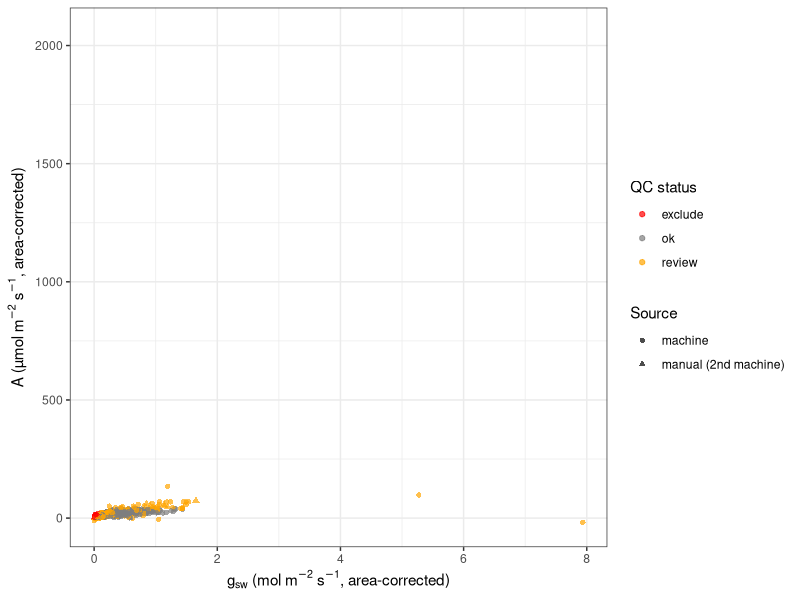

R code for this plot:
# =============================================================================
# LI-6800 QC: leaf-area correction + flagging of problematic values
#
# Input:   licor2       one row per logged observation
# Output:  licor_qc     all rows, area-corrected values (*_c) + flag columns
#          licor_clean  "exclude" rows removed, iWUE masked where unreliable
#          review_table rows needing a look, with reasons
#
# Corrected columns end in _c (A_c, E_c, Emm_c, gsw_c, gtc_c, Ci_c, Pci_c,
# CiCa_c, WUE_c). Original columns are left untouched.
# =============================================================================

# This script corrects A, E, gsw, gtc, Ci and iWUE for the actual leaf area in licor_qc.R. It then sorts each observation into “ok,” “review,” or “exclude” and lists the reason for each flag.

# How the correction works: A, E, and total conductance scale exactly by 6 / actual area, so those are rescaled directly. gsw, gtc, and Ci are then recomputed with the LI-6800 equations. The boundary-layer terms are back-calculated from each row’s own output, so the correction keeps whatever settings the machine used. Section 3 checks that the equations reproduce the machine’s logged Ci and WUE. Both differences should be near zero; if they aren’t, stop and let me know.

# Things to know before running it:
  
#   Check what area was entered on each machine. The script assumes both machines used 6 cm². If the second machine had a different area entered, the correction factor for those rows will be wrong.
# Leaves larger than 6 cm² are capped at 6, not scaled. The chamber can only hold 6 cm² of leaf, so the script treats an area over 6 as a full chamber and flags it for review.
# Leaves under 1 cm² are flagged. The correction multiplies their values more than 6×, which also magnifies measurement noise.
# iWUE will barely change after correction. A and gsw both scale with area, so the area mostly cancels out of the ratio. A and gsw themselves will change a lot.
# Thresholds are set for C3 plants. They’re grouped at the top of the script and are reasonable for Bromus. Adjust them if you have C4 species.

# The flag_summary table shows whether flags cluster on the second machine. Rows flagged “review” stay in licor_clean until you’ve looked at them in review_table.

library(dplyr)
library(tidyr)
library(ggplot2)

# ---- 1. Settings (edit these) -----------------------------------------------

# Leaf area (cm^2) the LI-6800 used in its calculations. If the second machine
# had a different area entered, make this a per-row column instead.
area_entered <- 6

thr <- list(
  area_min    = 1,     # cm^2; below this the correction (>6x) amplifies noise
  A_max       = 40,    # µmol m-2 s-1; implausibly high for most C3 leaves
  gsw_max     = 1.5,   # mol m-2 s-1; implausibly high
  gsw_min_wue = 0.02,  # mol m-2 s-1; below this A/gsw is unreliable
  wue_max     = 250,   # µmol mol-1; implausible for C3
  CiCa_min    = 0.2,   # very low Ci/Ca with positive A suggests leak/error (C3)
  CiCa_max    = 1.0,   # Ci > Ca with positive A is physically impossible
  rep_dev     = 0.30,  # relative deviation of an obs from its plant's median A
  mad_z       = 3.5    # robust z-score cutoff for species-level outliers
)

# ---- 2. Leaf-area correction ------------------------------------------------
# A, E and gtw are all divided by leaf area in the LI-6800 equations, so they
# scale exactly by (area_entered / actual_area). gsw, gtc and Ci are then
# recomputed from the corrected values. The boundary-layer terms are
# back-calculated from each row's own output, so the correction keeps whatever
# boundary-layer conductance and stomatal ratio the machine used.

licor2 <- read.csv(here::here("data/licor2.csv"))

licor_qc <- licor2 %>%
  mutate(
    WUE_source = if_else(is.na(WUE), "manual (2nd machine)", "machine"),
    
    leaf_area = case_when(
      is.na(total.leaf.area) | total.leaf.area <= 0 ~ NA_real_,
      total.leaf.area > area_entered ~ area_entered,  # leaf larger than aperture
      TRUE ~ total.leaf.area
    ),
    area_factor = area_entered / leaf_area,
    
    # Back-calculated terms from the machine's own output
    r_bw  = 1 / gtw - 1 / gsw,        # boundary-layer term, water
    r_bc  = 1 / gtc - 1.6 / gsw,      # boundary-layer term, CO2
    P_kPa = 1000 * Pca / Ca,          # chamber pressure
    
    # Fluxes scale directly with 1/area
    A_c   = A   * area_factor,
    E_c   = E   * area_factor,
    Emm_c = E_c * 1000,
    gtw_c = gtw * area_factor,
    
    # Recompute conductances and Ci
    gsw_den = 1 / gtw_c - r_bw,
    gsw_c   = if_else(gsw_den > 0, 1 / gsw_den, NA_real_),
    gtc_c   = 1 / (1.6 / gsw_c + r_bc),
    Ci_c    = ((gtc_c - E_c / 2) * Ca - A_c) / (gtc_c + E_c / 2),
    Pci_c   = Ci_c * P_kPa / 1000,
    CiCa_c  = Ci_c / Ca,
    
    # Intrinsic WUE (A/gsw) for every row, including the missing ones
    WUE_c   = A_c / gsw_c
  )

# ---- 3. Sanity checks: do the equations reproduce the machine's output? -----
# Both differences should be tiny (rounding only). If not, stop and check.

ci_diff  <- with(licor_qc, ((gtc - E / 2) * Ca - A) / (gtc + E / 2) - Ci)
wue_diff <- with(licor_qc, A / gsw - WUE)
cat("Max |Ci reconstructed - Ci logged|: ",
    round(max(abs(ci_diff), na.rm = TRUE), 3), "ppm\n")
cat("Max |A/gsw - WUE logged|:           ",
    round(max(abs(wue_diff), na.rm = TRUE), 3), "\n")

# ---- 4. Replicate stability and species-level outliers ----------------------

safe_z <- function(x) {
  m <- mad(x, na.rm = TRUE)
  if (is.na(m) || m == 0) return(rep(NA_real_, length(x)))
  (x - median(x, na.rm = TRUE)) / m
}

licor_qc <- licor_qc %>%
  group_by(Plant_ID, Date) %>%
  mutate(
    n_obs   = n(),
    A_med   = median(A_c, na.rm = TRUE),
    rep_dev = abs(A_c - A_med) / pmax(abs(A_med), 1)  # floor avoids blow-up near 0
  ) %>%
  group_by(Sp_Code) %>%
  mutate(
    z_A   = safe_z(A_c),
    z_WUE = safe_z(WUE_c)
  ) %>%
  ungroup()

# ---- 5. Flags ---------------------------------------------------------------
# h_ = hard flags: technical failure or physically impossible -> exclude
# s_ = soft flags: unusual but possibly real biology          -> review

licor_qc <- licor_qc %>%
  mutate(
    # Hard
    h_area_missing      = is.na(leaf_area),
    h_correction_failed = !is.na(leaf_area) & is.na(gsw_c),
    h_Ci_negative       = !is.na(Ci_c) & Ci_c < 0,
    h_Ci_gt_Ca          = !is.na(CiCa_c) & CiCa_c > thr$CiCa_max & A_c > 0,
    
    # Soft
    s_area_capped  = !is.na(total.leaf.area) & total.leaf.area > area_entered,
    s_area_small   = !is.na(leaf_area) & leaf_area < thr$area_min,
    s_A_negative   = !is.na(A_c) & A_c < 0,
    s_A_high       = !is.na(A_c) & A_c > thr$A_max,
    s_E_negative   = !is.na(E_c) & E_c < 0,
    s_gsw_low      = !is.na(gsw_c) & gsw_c < thr$gsw_min_wue,
    s_gsw_high     = !is.na(gsw_c) & gsw_c > thr$gsw_max,
    s_WUE_high     = !is.na(WUE_c) & WUE_c > thr$wue_max,
    s_CiCa_low     = !is.na(CiCa_c) & CiCa_c < thr$CiCa_min & A_c > 0,
    s_unstable_rep = n_obs > 1 & !is.na(rep_dev) & rep_dev > thr$rep_dev,
    s_outlier_A    = !is.na(z_A)   & abs(z_A)   > thr$mad_z,
    s_outlier_WUE  = !is.na(z_WUE) & abs(z_WUE) > thr$mad_z
  )

hard_flags <- grep("^h_", names(licor_qc), value = TRUE)
soft_flags <- grep("^s_", names(licor_qc), value = TRUE)

list_flags <- function(df, cols) {
  m <- as.matrix(df[cols])
  apply(m, 1, function(r) paste(cols[r], collapse = "; "))
}

licor_qc$hard_reasons <- list_flags(licor_qc, hard_flags)
licor_qc$soft_reasons <- list_flags(licor_qc, soft_flags)

licor_qc <- licor_qc %>%
  mutate(qc_status = case_when(
    hard_reasons != "" ~ "exclude",
    soft_reasons != "" ~ "review",
    TRUE               ~ "ok"
  ))

# ---- 6. Summaries -----------------------------------------------------------

# How many rows are ok / review / exclude, by data source
licor_qc %>% count(WUE_source, qc_status) %>% print()

# Which flags fire, and whether they cluster on one machine
flag_summary <- licor_qc %>%
  group_by(WUE_source) %>%
  summarise(across(all_of(c(hard_flags, soft_flags)), sum), .groups = "drop") %>%
  pivot_longer(-WUE_source, names_to = "flag", values_to = "n") %>%
  pivot_wider(names_from = WUE_source, values_from = n) %>%
  arrange(flag)
print(flag_summary, n = Inf)

# Rows to inspect by hand
review_table <- licor_qc %>%
  filter(qc_status != "ok") %>%
  select(Plant_ID, Sp_Code, Plot, Date, obs, WUE_source, qc_status,
         total.leaf.area, A, A_c, gsw_c, Ci_c, CiCa_c, WUE_c,
         hard_reasons, soft_reasons) %>%
  arrange(desc(qc_status), Plant_ID, obs)
print(review_table, n = 50)
write.csv(review_table, here::here("data/licor_review_table.csv"), row.names = FALSE)

# ---- 7. Clean dataset -------------------------------------------------------
# Drops hard-flagged rows and masks iWUE where gsw is too low for the ratio
# to be meaningful (A and gsw themselves are kept). Soft-flagged rows stay in;
# decide on those after reviewing, and run analyses with and without them.

licor_clean <- licor_qc %>%
  filter(qc_status != "exclude") %>%
  mutate(WUE_clean = if_else(gsw_c < thr$gsw_min_wue, NA_real_, WUE_c))

write.csv(licor_clean,here::here("data/licor_clean.csv"))

# ---- 8. Quick visual check --------------------------------------------------

ggplot(licor_qc, aes(gsw_c, A_c, colour = qc_status, shape = WUE_source)) +
  geom_point(alpha = 0.7) +
  scale_colour_manual(values = c(ok = "grey50", review = "orange",
                                 exclude = "red")) +
  labs(x = expression(g[sw]~"(mol m"^-2~"s"^-1*", area-corrected)"),
       y = expression(A~"(µmol m"^-2~"s"^-1*", area-corrected)"),
       colour = "QC status", shape = "Source") +
  theme_bw()
